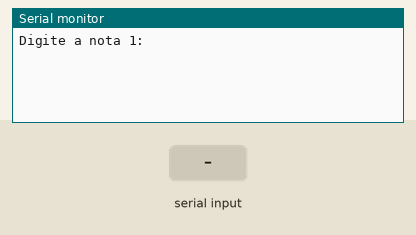
Simulated run of this sketch. Board: Arduino Uno, built with avr-gcc and run on an emulated ATmega328P. On the bench: the last lines printed to the serial monitor. Inputs (shaded band) come from the test bench.

Above: at 2.2 s.
2.3 s: "90,45,200\n" received over Serial
At 3.1 s:
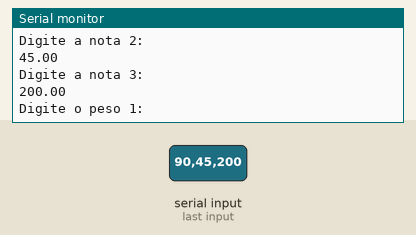
3.8 s: "30,150,10\n" received over Serial
At 4.6 s:
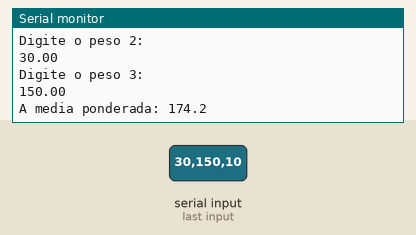
Timing chart, 0 to 6.8 s (numbered marks = the images above; inputs shaded):
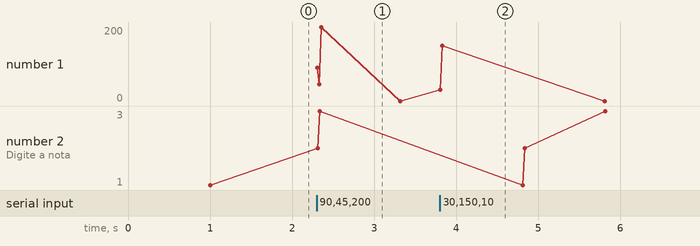

Measured:
- after the input at 2.3 s, the serial monitor: prints a new line at once (image 1)
- after the input at 3.8 s, the serial monitor: prints a new line at once (image 2)
- plotted number 2: 1 → 3 after the input at 2.3 s

The sketch:

Entrada_Dados_Media.ino
```cpp
//*Declaração das variáveis / números Reais*/
float nota1, nota2, nota3, peso1, peso2, peso3, media;


void setup() {
  //Inicia a comunicação com o Serial Monitor
  Serial.begin(9600);

  delay(1000);  //Espera estratégica
}

void loop() {

  Serial.print("Digite a nota 1: ");
  //while = comando de repetição "enquanto"
  while (Serial.available() == 0) {
    //Aguarda a entrada de valores do usuário
  }

  //Lê o valor do serial e guarda na variável nota1
  nota1 = Serial.parseFloat();
  Serial.println(nota1);

  Serial.println("Digite a nota 2: ");
  while (Serial.available() == 0) {
    //Aguarda a entrada da nota 2
  }
  nota2 = Serial.parseFloat();
  Serial.println(nota2);

  Serial.println("Digite a nota 3: ");
  while (Serial.available() == 0) {
    //Aguarda a entrada da nota 3
  }
  nota3 = Serial.parseFloat();
  Serial.println(nota3);


  //Atribuição dos pesos
  Serial.println("Digite o peso 1: ");
  while (Serial.available() == 0) {
    //Aguarda a entrada do peso 1
  }
  peso1 = Serial.parseFloat();
  Serial.println(peso1);

  Serial.println("Digite o peso 2: ");
  while (Serial.available() == 0) {
    //Aguarda a entrada do peso 2
  }
  peso2 = Serial.parseFloat();
  Serial.println(peso2);

  Serial.println("Digite o peso 3: ");
  while (Serial.available() == 0) {
    //Aguarda a entrada do peso 3
  }
  peso3 = Serial.parseFloat();
  Serial.println(peso3);

  //Cálculo da média ponderada:
  media = (nota1 * peso1 + nota2 * peso2 + nota3 * peso3) / (peso1 + peso2 + peso3);

  //Exibe o valor da média calculada
  Serial.print("A media ponderada: ");
  Serial.println(media, 1);
  delay(1000);
}

//criando uma função chamada
float aguardaEntrada() {
  while(!Serial.available()){
    //Aguarda até que um valor seja digitado
  }

  //retornar o valor digitado no serial em tipo float
  return Serial.parseFloat();
}
```
